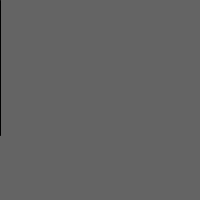
Frame 1 (no input)
Frame 60 (the mouse pressed at the canvas centre just before this capture): identical to frame 1, image omitted
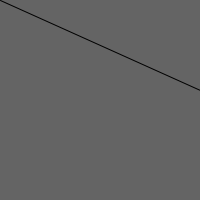
Frame 120 (the mouse held since frame 60 and released just before this capture)

The Processing sketch that drew these frames (run headless with seeded random() and noise(); from frame 60 on, the mouse is pressed at the canvas centre):

// Processing sketch: triple_ex
// ── triple_ex.pde
// Function call with return value example

void setup() {
  size(200, 200);
}

void draw() {
  background(100);
  float y = triple(45);
  line(0, 0, triple(mouseX), y);
}

float triple(float x) {
  return x * 3;
}
